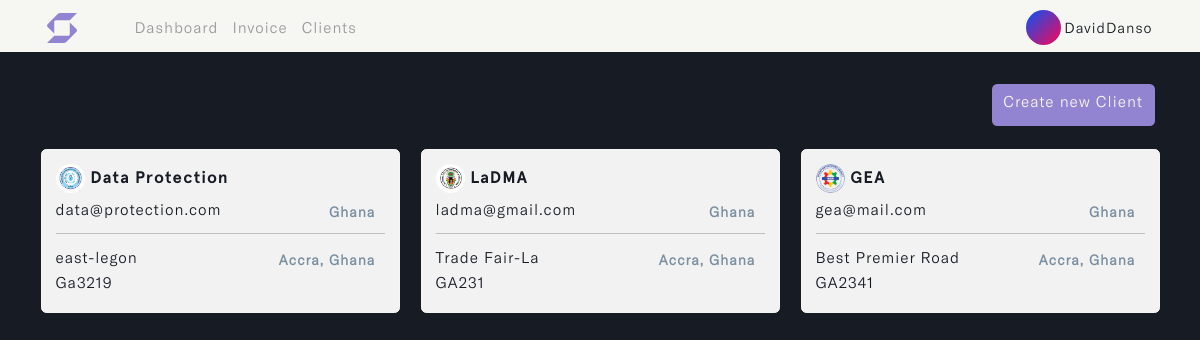
The page /clients (signed in) on the database its author committed.
### user/models.py (models this page shows)
class Profile(models.Model):
    user = models.OneToOneField(User, on_delete=models.CASCADE, blank=True, null=True)
    name = models.CharField(max_length=255, unique=True)
    username = models.CharField(max_length=255, unique=True)
    email = models.EmailField(max_length=255, unique=True)
    updated_time_stamp = models.DateTimeField(auto_now=True)
    created_time_stamp = models.DateTimeField(auto_now_add=True)
    id = models.UUIDField(default=uuid.uuid4, primary_key=True, unique=True, editable=False)
    def __str__(self):
        return self.name

### invoice/models.py (models this page shows, shortened)
class Client(models.Model):
    account_owner = models.ForeignKey(Profile, on_delete=models.CASCADE)
    name = models.CharField(max_length=50, unique=True)
    address = models.CharField(max_length=255, default='...')
    country = models.CharField(max_length=50)
    email = models.EmailField(max_length=100, unique=True, default='...')
    phone_number = models.IntegerField(null=True, blank=True, default='(xxx)xxx-xxxx')
    city_state = models.CharField(max_length=50)
    postal_code = models.CharField(max_length=30, default='...')
    client_avatar = models.ImageField(null=True, blank=True, upload_to='client_avatar/', default='emil-kowalski.png')
    updated_time_stamp = models.DateTimeField(auto_now=True)
    created_time_stamp = models.DateTimeField(auto_now_add=True)
    id = models.UUIDField(default=uuid.uuid4, primary_key=True, unique=True, editable=False)
    @property
    def imageURL(self):
        try:
            url = self.client_avatar.url
        except:
            url = ''
        return url
    class Meta:
        ordering = ['-updated_time_stamp']

### invoice/views.py (the view, shortened to what this page needs)
# urls.py: path('clients', views.create_client, name='clients'),
@login_required(login_url='login')
def create_client(request):
    profile = request.user.profile
    clients = profile.client_set.all()
    form = ClientCreationForm()
    context = {'form': form, 'clients': clients}
    return render(request, 'invoice/client.html', context)

### invoice/templates/invoice/client.html (shortened to what this page needs)
{% load static %}
{% load humanize %}
<!DOCTYPE html>
<html lang="en" class="js has-scroll-init has-scroll-smooth">
  <head>
    <link rel="stylesheet" href="{% static '/css/bootstrap.min.css' %}" />
    <link rel="stylesheet" href="{% static '/css/client.css' %}" />
  </head>
  <body
    id="pageTop"
    class="page-content"
    data-spy="scroll"
    data-target="#mainNav"
  >
    {% include 'invoice/nav.html' %}
    <main>
      <div data-scroll class="page page--layout-2" id="main">
        <div id="client--hero">
          <div class="container">
            <div class="client--intro">
              {% if clients %}
              <div id="clients_">
                <h6>
                  <a
                    href="#"
                    class="btn"
                    id="save_btn"
                    data-bs-toggle="offcanvas"
                    data-bs-target="#offcanvasRight"
                    aria-controls="offcanvasRight"
                  >
                    Create new Client
                  </a>
                </h6>
                <div class="row">
                  {% for client in clients %}
                  <div class="col-md-4">
                    <a href="{% url 'client-details' client.id %}">
                      <div class="card">
                        <div class="card-body">
                          <div id="client--container">
                            <h4>
                              <img
                                src="{{client.imageURL}}"
                                class="img-fluid rounded-circle"
                                id="avatar-img"
                                alt="avatar-img"
                              />
                              {{client.name}}
                            </h4>
                            <h5>
                              {{client.email | truncatechars:25}}
                              <span class="badge" id="location">
                                {{client.country}}
                              </span>
                            </h5>
                            <hr id="divider--line" />
                            <h5>
                              {{client.address | truncatechars:25}}
                              <span class="badge"
                                >{{client.city_state}}, {{client.country}}</span
                              >
                            </h5>
                            <h5 id="postal--code">
                              {{client.postal_code}}
                              <span class="badge">
                              </span>
                            </h5>
                          </div>
                        </div>
                      </div>
                    </a>
                  </div>
                  {% endfor %}
                </div>
              </div>
              {% endif %}
            </div>
          </div>
        </div>
      </div>
    </main>
  </body>
</html>

### invoice/templates/invoice/nav.html (shortened to what this page needs)
{% load static %}
{% load active_link_tags %}
<nav class="navbar navbar-expand-lg fixed-top menu" id="mainNav">
  <div class="container">
    <a class="navbar-brand" href="{% url 'dashboard' %}">
      <img
        src="{% static '/images/swift_logo.svg' %}"
        class="img-fluid"
        id="logo"
        alt="logo"
      />
    </a>
    <div class="collapse navbar-collapse" id="navbarSupportedContent">
      <ul class="navbar-nav me-auto mb-2 mb-lg-0 left--links">
        <li class="nav-item">
          <a
            class="nav-link {% active_link 'dashboard' %}"
            href="{% url 'dashboard' %}"
            >Dashboard</a
          >
        </li>
        <li class="nav-item">
          <a
            class="nav-link {% active_link 'invoice' %}"
            href="{% url 'invoice' %}"
            >Invoice</a
          >
        </li>
        <li class="nav-item">
          <a
            class="nav-link {% active_link 'clients' %}"
            href="{% url 'clients' %}"
            >Clients</a
          >
        </li>
      </ul>
      <ul class="navbar-nav mb-2 mb-lg-0" id="rightNav">
        <li class="nav-item dropdown">
          <a class="nav-link" href="{% url 'profile' %}">
            <img
              id="profile_img"
              src="{% static '/images/user-avatar.svg' %}"
              class="img-fluid rounded-circle"
              alt="logo"
            />
            <small>{{request.user.profile}}</small>
          </a>
        </li>
      </ul>
    </div>
  </div>
</nav>

### static/css/client.css (style rules this page uses)
*, *::after, *::before { box-sizing: border-box; margin: 0; padding: 0; }
html, body { box-sizing: border-box; font-size: 14px; margin: 0; padding: 0; width: 100%; overflow-x: hidden; background: var(--main-color); -webkit-font-smoothing: antialiased; -moz-osx-font-smoothing: grayscale; scroll-behavior: smooth; }
a { text-decoration: none; }
.page-content { --main-color: #171b23; --text-color: #f6f6f3; --header-font: "Apercu-Bold"; --text-font: "GTAmerica-Light"; }
a { text-decoration: none; color: var(--accent-color); }
#mainNav { transform: translateY(0); transition: padding-top 0.3s, padding-bottom 0.3s; padding-top: 3px; padding-bottom: 0px; background: var(--text-color); transform: translateY(0); opacity: 1; z-index: 9; width: 100vw; }
#logo { width: 35px; height: auto; margin-left: 20%; margin-top: 10%; margin-bottom: 10%; }
#profile_img { width: 35px; }
#mainNav small { font-size: 1.8vh; font-family: var(--text-font); color: var(--main-color); letter-spacing: 1px; vertical-align: middle; }
.left--links a { font-family: var(--text-font); color: #999; letter-spacing: 1px; }
#client--hero { margin-top: 24%; }
.client--intro h6 { font-size: 1.3rem; font-family: var(--text-font); color: #7b8fa1; letter-spacing: 1px; margin-bottom: 3%; }
#save_btn { color: var(--text-color); letter-spacing: 1px; font-family: var(--text-font); font-size: 1.2rem; background: #9384d1; transition: all 0.5s ease-in-out; margin-bottom: 2%; margin-left: 43%; }
.client--intro .card { border: 1px solid var(--text-color); background: #f7f7f7f9; margin-bottom: 3%; }
.client--intro .card h5 span { float: right; }
.client--intro .card h4 { font-size: 1.3rem; font-family: var(--header-font); color: var(--main-color); letter-spacing: 1px; text-transform: capitalize; }
.client--intro #avatar-img { width: 11%; }
.client--intro .card h5 { font-size: 1.2rem; font-family: var(--text-font); color: var(--main-color); letter-spacing: 1px; margin-bottom: 2%; }
.client--intro .card h5 span { font-size: 1.1rem; color: #7b8fa1; text-transform: capitalize; }
@media (min-width: 1200px) { #logo { width: 30px; margin-left: 20%; margin-top: 5%; margin-bottom: 5%; } }
@media (min-width: 1200px) { .left--links { margin-left: 4%; } }
@media (min-width: 1200px) { .left--links a { font-size: 1.9vh; } }
@media (min-width: 1200px) { #client--hero { margin-top: 7%; } }
@media (min-width: 1200px) { .client--intro h6 { font-size: 1.2rem; margin-bottom: 1%; } }
@media (min-width: 1200px) { #save_btn { font-size: 1.1rem; margin-bottom: 1%; margin-left: 85%; } }
@media (min-width: 1200px) { .client--intro .card { margin-bottom: 2%; } }
@media (min-width: 1200px) { .client--intro .card h4 { font-size: 1.2rem; } }
@media (min-width: 1200px) { .client--intro #avatar-img { width: 9%; } }
@media (min-width: 1200px) { .client--intro .card h5 { font-size: 1.1rem; } }
@media (min-width: 1200px) { .client--intro .card h5 span { font-size: 1rem; } }

### rows shown on the page
Client: imageURL (picture), name "Data Protection", email "data@protection.com", country "Ghana", address "east-legon", city_state "Accra", postal_code "Ga3219"
Client: imageURL (picture), name "LaDMA", email "ladma@gmail.com", country "Ghana", address "Trade Fair-La", city_state "Accra", postal_code "GA231"
Client: imageURL (picture), name "GEA", email "gea@mail.com", country "Ghana", address "Best Premier Road", city_state "Accra", postal_code "GA2341"

### other values the page prints
{{ request.user.profile }} "DavidDanso"
